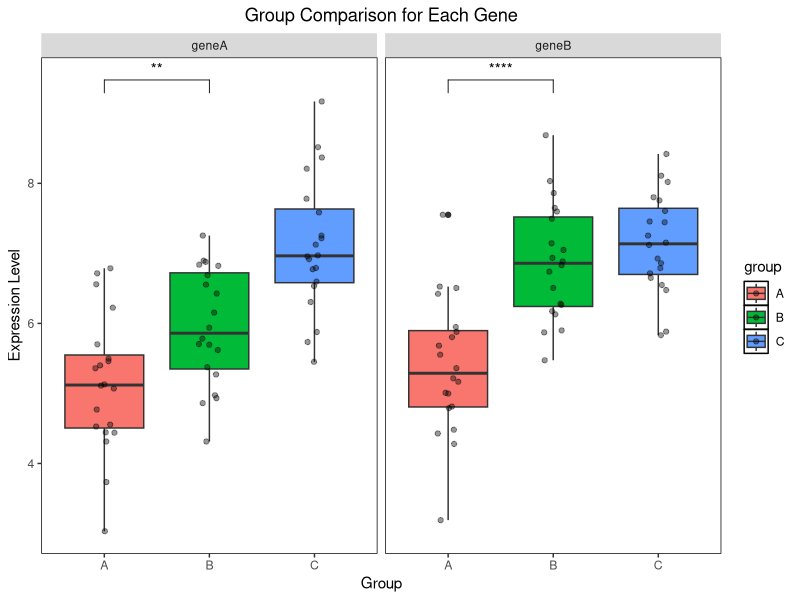

Source code (R):
library(ggplot2)
library(ggpubr)
library(tidyr) # For pivot_longer

# 示例数据
set.seed(123)
data <- data.frame(
  group = rep(c("A", "B", "C"), each = 20),
  geneA = c(rnorm(20, mean = 5), rnorm(20, mean = 6), rnorm(20, mean = 7)),
  geneB = c(rnorm(20, mean = 5.5), rnorm(20, mean = 6.5), rnorm(20, mean = 7.5))
)

# 将数据从宽格式转换为长格式
data_long <- pivot_longer(data, cols = -group, names_to = "gene", values_to = "expression")

# 绘制箱线图
p <- ggplot(data_long, aes(x = group, y = expression, fill = group)) +
  geom_boxplot() +
  geom_jitter(width = 0.1, alpha = 0.4) +
  facet_wrap(~gene, scales = "fixed") + # 使用facet_wrap按基因分面,对齐y轴
  # stat_compare_means(aes(group = group), method = "anova", label.y = 8) + # 添加ANOVA检验
  stat_compare_means(aes(group = group),
    comparisons = list(c("A", "B")),
    method = "t.test", label = "p.signif"
  ) +
  labs(
    title = "Group Comparison for Each Gene",
    x = "Group",
    y = "Expression Level"
  ) +
  theme(
    plot.title = element_text(hjust = 0.5),
    panel.grid = element_blank(),
    panel.background = element_rect(colour = "black", fill = NA),
  )

# 显示图形
print(p)
